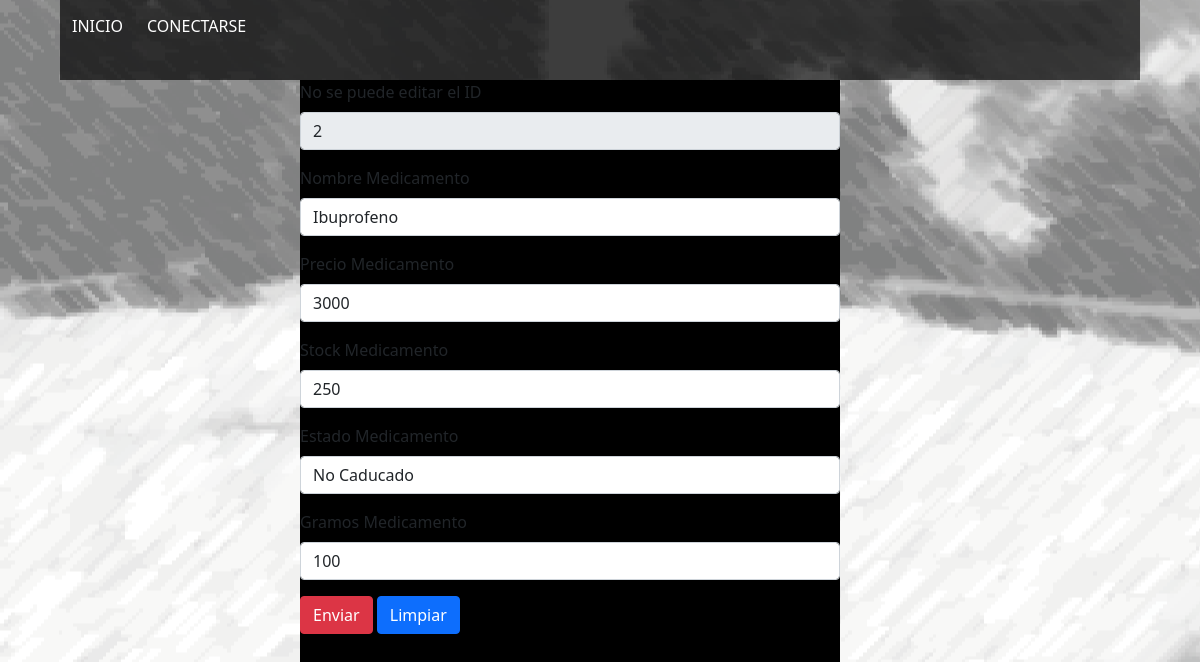
The page /form_mod_medicamento/2 on the database its author committed.
### CesfamApp/models.py (models this page shows, shortened)
class MEDICAMENTO(models.Model):
    id_medicamento = models.IntegerField(primary_key=True,verbose_name='Id de medicamento')
    nombre_medicamento = models.CharField(max_length=50,verbose_name='Nombre del medicamento')
    precio_medicamento = models.IntegerField(verbose_name='Precio del medicamento')
    stock_medicamento = models.IntegerField(verbose_name='Stock del medicamento')
    estado_medicamento = models.CharField(max_length=12,verbose_name='Estado del medicamento')
    gramos_medicamento = models.IntegerField(verbose_name='Gramos del medicamento')

### CesfamApp/views.py (the view, shortened to what this page needs)
# urls.py: path('form_mod_medicamento/<id>',form_mod_medicamento,name="form_mod_medicamento"),
def form_mod_medicamento(request, id):
    if request.method == 'GET':
        modMed = MEDICAMENTO.objects.get(id_medicamento=id)
        return render(request, "Forms/form_mod_medicamento.html", {"MEDICAMENTO": modMed})

### CesfamApp/templates/Forms/form_mod_medicamento.html (shortened to what this page needs)
{% load static %}
<!DOCTYPE html>
<html lang="es">
<head>
    <link rel="stylesheet" href="{% static 'css/bootstrap.css' %}">
    <link rel="stylesheet" href="{% static 'css/style.css' %}">
</head>
<body>
    <div id="div1">
        <nav class="navbar navbar-expand-lg navbar-light bg-light float-left">
            <div class="collapse navbar-collapse" id="navbarSupportedContent">
                <ul class="navbar-nav mr-auto">
                    <a href="{%url 'home'%}"><button class="btn btn-secondary algo" type="button" id="dropdownMenu2" aria-haspopup="true" aria-expanded="false">INICIO</button></a> {% if request.user.is_authenticated %}
                    <a href="{% url 'logout' %}"><button class="btn btn-secondary algo" type="button" id="dropdownMenu2" aria-haspopup="true" aria-expanded="false">SALIR</button></a>
                    <span class="badge red z-depth-1 mr-1"> {{ user }} </span>{% else %}
                    <a href="{% url 'login' %}"><button class="btn btn-secondary algo" type="button" id="dropdownMenu2" aria-haspopup="true" aria-expanded="false">CONECTARSE</button></a>{% endif %}
                </ul>
            </div>
        </nav>
    </div>
    {% load crispy_forms_tags %}
    <div id="divcontactos">
        <form method="post" action="form_mod_medicamento" id="formulario" method="POST">{% csrf_token %}
            <div class="mb-3">
                <label COLOR="white" for="IDmed" class="form-label">No se puede editar el ID</label>
                <input readonly type="number" class="form-control" value="{{MEDICAMENTO.id_medicamento}}" name="IDmed" id="IDmed" />
            </div>
            <div class="mb-3">
                <label for="NOMmed" class="form-label">Nombre Medicamento</label>
                <input type="text" class="form-control" value="{{MEDICAMENTO.nombre_medicamento}}" name="NOMmed" id="NOMmed" />
            </div>
            <div class="mb-3">
                <label for="PREmed" class="form-label">Precio Medicamento</label>
                <input type="number" class="form-control" value="{{MEDICAMENTO.precio_medicamento}}" name="PREmed" id="PREmed" />
            </div>
            <div class="mb-3">
                <label for="STOmed" class="form-label">Stock Medicamento</label>
                <input type="number" class="form-control" value="{{MEDICAMENTO.stock_medicamento}}" name="STOmed" id="STOmed" />
            </div>
            <div class="mb-3">
                <label for="ESTmed" class="form-label">Estado Medicamento</label>
                <input type="text" class="form-control" value="{{MEDICAMENTO.estado_medicamento}}" name="ESTmed" id="ESTmed" />
            </div>
            <div class="mb-3">
                <label for="GRMmed" class="form-label">Gramos Medicamento</label>
                <input type="number" class="form-control" value="{{MEDICAMENTO.gramos_medicamento}}" name="GRMmed" id="GRMmed" />
            </div>
            <input type="submit" class="btn btn-danger" id="enviar" value="Enviar">
            <input type="reset" class="btn btn-primary" id="limnpiar" value="Limpiar">
        </form>
    </div>
</body>
</html>

### CesfamApp/static/css/style.css (style rules this page uses)
body { background-image: url(../img/fondo_taller-06.png); background-position: center center; }
#div1 { position: absolute; height: 10%; left: 5%; width: 90%; top: 0%; background-color: #000000ad; z-index: 9999; }
.navbar { color: #000000b2; background-color: transparent !important; }
.algo { background-color: transparent !important; border: none; background-size: 95%; background-repeat: no-repeat; background-position: center; color: white !important; }
#divcontactos { position: absolute; background-color: #000000; height: 90%; left: 25%; width: 45%; top: 10%; }

### rows shown on the page
MEDICAMENTO: IDmed "2", NOMmed "Ibuprofeno", PREmed "3000", STOmed "250", ESTmed "No Caducado", GRMmed "100"
